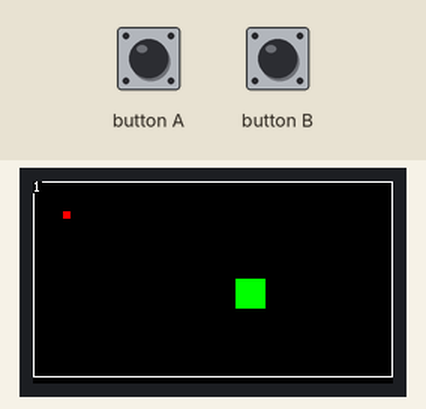
This program was run on a simulated ESP32. Parts: 240×135 colour display. The inputs (shaded band) are chosen by the test bench. Random numbers use the default seed unless the program sets one.

Above: at 2.7 s.
2.8 s: button A pressed for 2.4 s
At 7.6 s:
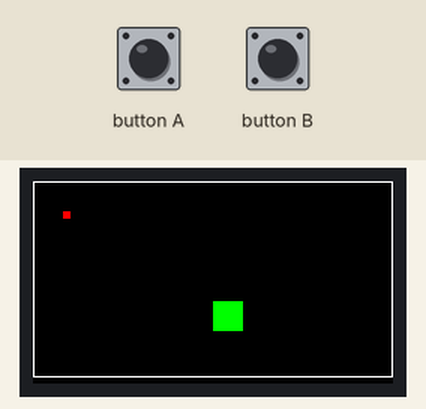
11.2 s: button A pressed for 2.4 s
At 15.1 s:
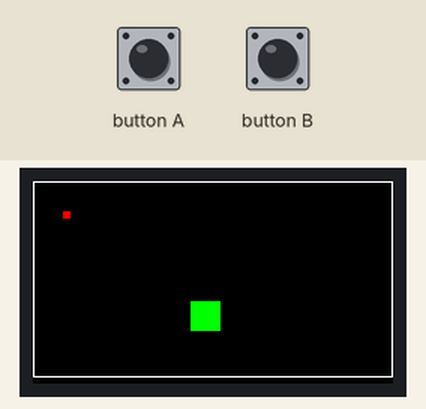
17.9 s: button A pressed for 2.4 s
At 21.0 s:
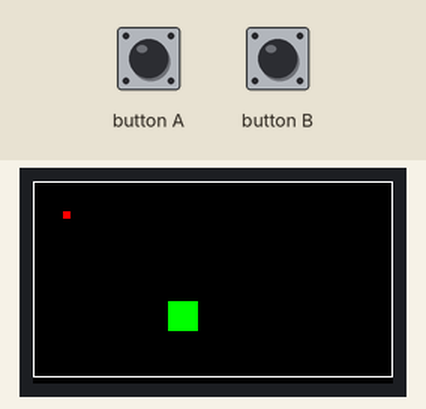
Timing chart, 0 to 22.5 s (numbered marks = the images above; inputs shaded):
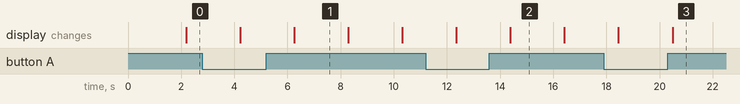

Measured:
- what the display in image 1 shows lasts 2.0 s, from 6.3 s to 8.3 s

The program:

main.cpp
```cpp
#include <Arduino.h>
#include <SD.h>
#include <HTTPClient.h>
#include <M5StickCPlus.h>
#include <vector>
#include <random>

const std::vector<std::vector<int>> window {
  {230},
  {120}
};

unsigned short int size_player {20};
short int x {120};
short int y {65};

unsigned short int move_stat {0};

unsigned short int size_point {10};
short int x_point {20};
short int y_point {20};

unsigned short int point {0};

void border() {
  M5.Lcd.drawLine(0, 0, 240, 0, WHITE);
  M5.lcd.drawLine(0, 0, 0, 130, WHITE);
  M5.lcd.drawLine(0, 130, 240, 130, WHITE);
  M5.lcd.drawLine(239, 0, 239, 130, WHITE);
}

void random_number() {
  std::random_device random;
  std::mt19937 gen(random());
  std::uniform_int_distribution<> random_number_1(0, window.at(0).at(0));
  std::uniform_int_distribution<> random_number_2(0, window.at(1).at(0));
  x_point = random_number_1(gen);
  y_point = random_number_2(gen);
}

void collision() {
  if (x < 0) {
    x = 2;
  }
  if (x > window.at(0).at(0)) {
    x = 218;
  }
  if (y < 0) {
    y = 5;
  }
  if (y > window.at(1).at(0)) {
    y = 115;
  }

  if (x < x_point + size_point &&
        x + size_player > x_point &&
        y < y_point + size_point &&
        size_player + y > y_point) {
        point++;
        random_number();
        M5.Beep.setBeep(60, 500);
        M5.Lcd.printf("points: %d", point);
      }
}

void spawn_points() {
  for (unsigned short int i {0}; i < 1; i++) {
    M5.Lcd.fillRect(x_point, y_point, 5, 5, RED);
  }
}

void movement() {
  if(M5.BtnA.isReleased()) {
    move_stat += 1;
    M5.Lcd.print(move_stat);
  }
}

void player() {
  collision();
  M5.Lcd.fillRect(x, y, size_player, size_player, GREEN);
  switch (move_stat) {
    case 0:
      x += 15;
      break;
    case 1:
      y += 15;
      break;
    case 2:
      x -= 15;
      break;
    case 3:
      y -= 15;
      break;
    default:
      move_stat = 0;
      break;
  }
}

void winning() {
  if (point >= 10){
    for (unsigned short int i {0}; i < 99; i++) {
      M5.Lcd.print("you win!");
    }
  }
}

void update() {
  M5.Lcd.fillScreen(BLACK);
  border();
}

void setup() {
  Serial.begin(9600);
  M5.Beep.begin();
  M5.begin();
  M5.lcd.setRotation(1);
}

void game_loop() {
  player();
  delay(2000);
  update();
}

void loop() {
  winning();
  spawn_points();
  M5.update();
  M5.Beep.update();
  game_loop();
  movement();
}
```
